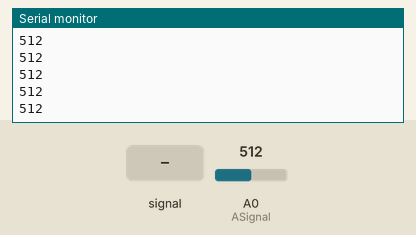
Simulated run of this sketch. Board: Arduino Uno, built with avr-gcc and run on an emulated ATmega328P. On the bench: the last lines printed to the serial monitor. The inputs (shaded band) are chosen by the test bench; at power-on: A0 (ASignal) = 512.

Above: at 1.2 s.
1.3 s: A0 (ASignal) fed a 200 Hz sine of ±81 counts around its level
At 2.1 s:
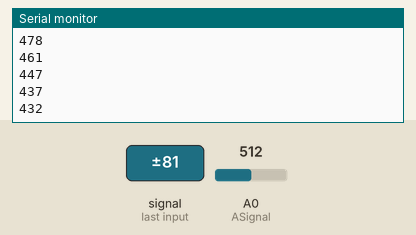
2.8 s: A0 (ASignal) set to 716
At 3.8 s:
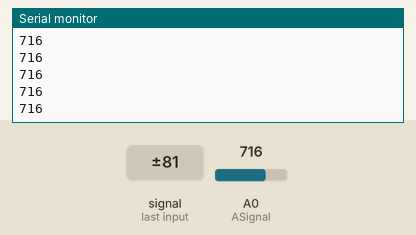
4.3 s: A0 (ASignal) fed a 1000 Hz sine of ±255 counts around its level
At 4.8 s:
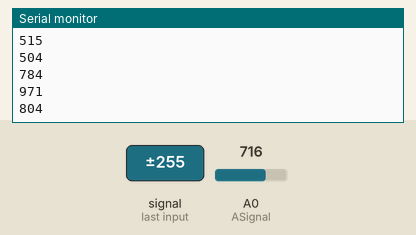
5.8 s: A0 (ASignal) set to 900
At 6.4 s:
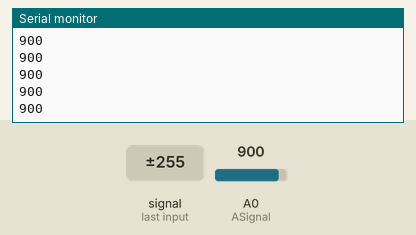
Timing chart, 0 to 8.3 s (numbered marks = the images above; inputs shaded):
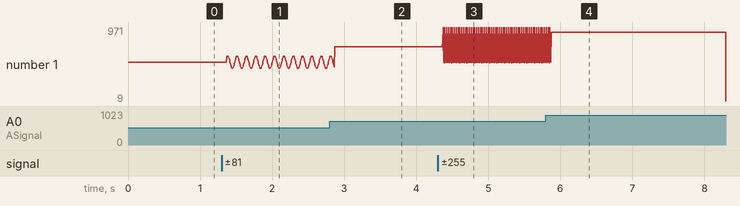

The sketch:

HumedadSuelo.ino
```cpp
int ASignal = A0;
 void setup() {
 Serial.begin(9600);
 }

 void loop() {
 int sensorValue = analogRead(ASignal);
 Serial.println(sensorValue);
 }
```

Measured:
- after the input at 1.3 s, the serial monitor: prints a new line after 0.07 s (image 1)
- after the input at 2.8 s, the serial monitor: prints a new line after 0.07 s (image 2)
- after the input at 4.3 s, the serial monitor: prints a new line after 0.07 s (image 3)
- after the input at 5.8 s, the serial monitor: prints a new line after 0.07 s (image 4)
- plotted number 1: 512 → 571 after the input at 1.3 s, 571 → 716 after the input at 2.8 s, 716 → 786 after the input at 4.3 s
